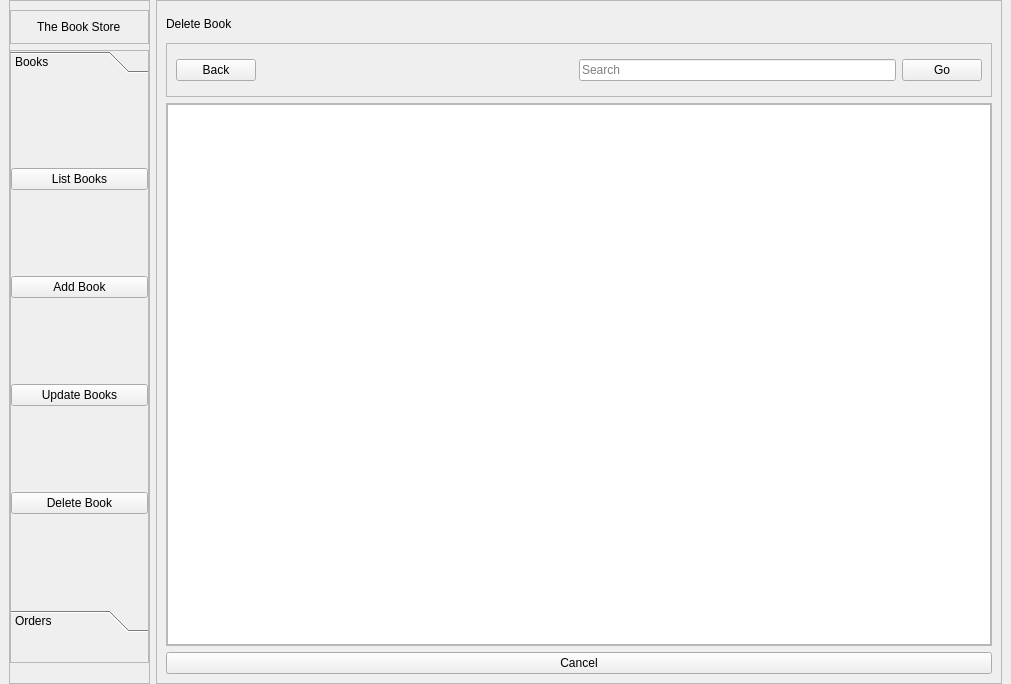
<?xml version="1.0" encoding="UTF-8"?>
<ui version="4.0">
 <class>MainWindow</class>
 <widget class="QMainWindow" name="MainWindow">
  <property name="geometry">
   <rect>
    <x>0</x>
    <y>0</y>
    <width>1011</width>
    <height>684</height>
   </rect>
  </property>
  <property name="windowTitle">
   <string>MainWindow</string>
  </property>
  <widget class="QWidget" name="centralwidget">
   <layout class="QHBoxLayout" name="horizontalLayout" stretch="1,6">
    <property name="topMargin">
     <number>0</number>
    </property>
    <property name="bottomMargin">
     <number>0</number>
    </property>
    <item>
     <widget class="QFrame" name="frame">
      <property name="frameShape">
       <enum>QFrame::StyledPanel</enum>
      </property>
      <property name="frameShadow">
       <enum>QFrame::Raised</enum>
      </property>
      <layout class="QVBoxLayout" name="verticalLayout">
       <property name="leftMargin">
        <number>0</number>
       </property>
       <property name="rightMargin">
        <number>0</number>
       </property>
       <property name="bottomMargin">
        <number>20</number>
       </property>
       <item>
        <widget class="QFrame" name="frame_3">
         <property name="frameShape">
          <enum>QFrame::StyledPanel</enum>
         </property>
         <property name="frameShadow">
          <enum>QFrame::Raised</enum>
         </property>
         <layout class="QHBoxLayout" name="horizontalLayout_2">
          <item alignment="Qt::AlignHCenter">
           <widget class="QLabel" name="l_storetitle">
            <property name="text">
             <string>The Book Store</string>
            </property>
           </widget>
          </item>
         </layout>
        </widget>
       </item>
       <item>
        <widget class="QFrame" name="frame_4">
         <property name="sizePolicy">
          <sizepolicy hsizetype="Preferred" vsizetype="Expanding">
           <horstretch>0</horstretch>
           <verstretch>0</verstretch>
          </sizepolicy>
         </property>
         <property name="frameShape">
          <enum>QFrame::StyledPanel</enum>
         </property>
         <property name="frameShadow">
          <enum>QFrame::Raised</enum>
         </property>
         <layout class="QHBoxLayout" name="horizontalLayout_3">
          <property name="leftMargin">
           <number>0</number>
          </property>
          <property name="topMargin">
           <number>0</number>
          </property>
          <property name="rightMargin">
           <number>0</number>
          </property>
          <property name="bottomMargin">
           <number>30</number>
          </property>
          <item>
           <widget class="QToolBox" name="toolBox">
            <property name="sizePolicy">
             <sizepolicy hsizetype="Preferred" vsizetype="Preferred">
              <horstretch>0</horstretch>
              <verstretch>0</verstretch>
             </sizepolicy>
            </property>
            <property name="currentIndex">
             <number>0</number>
            </property>
            <widget class="QWidget" name="p_book">
             <property name="geometry">
              <rect>
               <x>0</x>
               <y>0</y>
               <width>135</width>
               <height>492</height>
              </rect>
             </property>
             <attribute name="label">
              <string>Books</string>
             </attribute>
             <layout class="QVBoxLayout" name="verticalLayout_5">
              <property name="leftMargin">
               <number>0</number>
              </property>
              <property name="rightMargin">
               <number>0</number>
              </property>
              <item>
               <widget class="QPushButton" name="pb_listbooks">
                <property name="text">
                 <string>List Books</string>
                </property>
               </widget>
              </item>
              <item>
               <widget class="QPushButton" name="pb_addbooks">
                <property name="text">
                 <string>Add Book</string>
                </property>
               </widget>
              </item>
              <item>
               <widget class="QPushButton" name="pb_updatebooks">
                <property name="text">
                 <string>Update Books</string>
                </property>
               </widget>
              </item>
              <item>
               <widget class="QPushButton" name="pb_deletebook">
                <property name="text">
                 <string>Delete Book</string>
                </property>
               </widget>
              </item>
             </layout>
            </widget>
            <widget class="QWidget" name="p_order">
             <property name="geometry">
              <rect>
               <x>0</x>
               <y>0</y>
               <width>132</width>
               <height>146</height>
              </rect>
             </property>
             <attribute name="label">
              <string>Orders</string>
             </attribute>
             <layout class="QVBoxLayout" name="verticalLayout_6">
              <property name="spacing">
               <number>-1</number>
              </property>
              <property name="leftMargin">
               <number>0</number>
              </property>
              <property name="rightMargin">
               <number>0</number>
              </property>
              <item>
               <widget class="QPushButton" name="pb_listorders">
                <property name="text">
                 <string>List Orders</string>
                </property>
               </widget>
              </item>
              <item>
               <widget class="QPushButton" name="pb_createorder">
                <property name="text">
                 <string>Create Order</string>
                </property>
               </widget>
              </item>
              <item>
               <widget class="QPushButton" name="pb_updateorders">
                <property name="text">
                 <string>Update Orders</string>
                </property>
               </widget>
              </item>
              <item>
               <widget class="QPushButton" name="pb_canceorder">
                <property name="text">
                 <string>Cancel Order</string>
                </property>
               </widget>
              </item>
             </layout>
            </widget>
           </widget>
          </item>
         </layout>
        </widget>
       </item>
      </layout>
     </widget>
    </item>
    <item>
     <widget class="QFrame" name="frame_2">
      <property name="frameShape">
       <enum>QFrame::StyledPanel</enum>
      </property>
      <property name="frameShadow">
       <enum>QFrame::Raised</enum>
      </property>
      <layout class="QVBoxLayout" name="verticalLayout_2" stretch="1,2,20,0">
       <item>
        <widget class="QLabel" name="l_pagebanner">
         <property name="text">
          <string>Delete Book</string>
         </property>
        </widget>
       </item>
       <item>
        <widget class="QFrame" name="frame_5">
         <property name="frameShape">
          <enum>QFrame::StyledPanel</enum>
         </property>
         <property name="frameShadow">
          <enum>QFrame::Raised</enum>
         </property>
         <layout class="QHBoxLayout" name="horizontalLayout_4">
          <item>
           <widget class="QPushButton" name="pb_back">
            <property name="text">
             <string>Back</string>
            </property>
           </widget>
          </item>
          <item>
           <spacer name="horizontalSpacer">
            <property name="orientation">
             <enum>Qt::Horizontal</enum>
            </property>
            <property name="sizeHint" stdset="0">
             <size>
              <width>317</width>
              <height>20</height>
             </size>
            </property>
           </spacer>
          </item>
          <item>
           <widget class="QLineEdit" name="le_search">
            <property name="placeholderText">
             <string>Search</string>
            </property>
           </widget>
          </item>
          <item>
           <widget class="QPushButton" name="pb_go">
            <property name="text">
             <string>Go</string>
            </property>
           </widget>
          </item>
         </layout>
        </widget>
       </item>
       <item>
        <widget class="QFrame" name="frame_6">
         <property name="frameShape">
          <enum>QFrame::StyledPanel</enum>
         </property>
         <property name="frameShadow">
          <enum>QFrame::Raised</enum>
         </property>
         <layout class="QVBoxLayout" name="verticalLayout_3">
          <property name="leftMargin">
           <number>0</number>
          </property>
          <property name="topMargin">
           <number>0</number>
          </property>
          <property name="rightMargin">
           <number>0</number>
          </property>
          <property name="bottomMargin">
           <number>0</number>
          </property>
          <item>
           <widget class="QListWidget" name="listWidget"/>
          </item>
         </layout>
        </widget>
       </item>
       <item>
        <widget class="QPushButton" name="pb_cancel">
         <property name="text">
          <string>Cancel</string>
         </property>
        </widget>
       </item>
      </layout>
     </widget>
    </item>
   </layout>
  </widget>
 </widget>
 <resources/>
 <connections/>
</ui>
